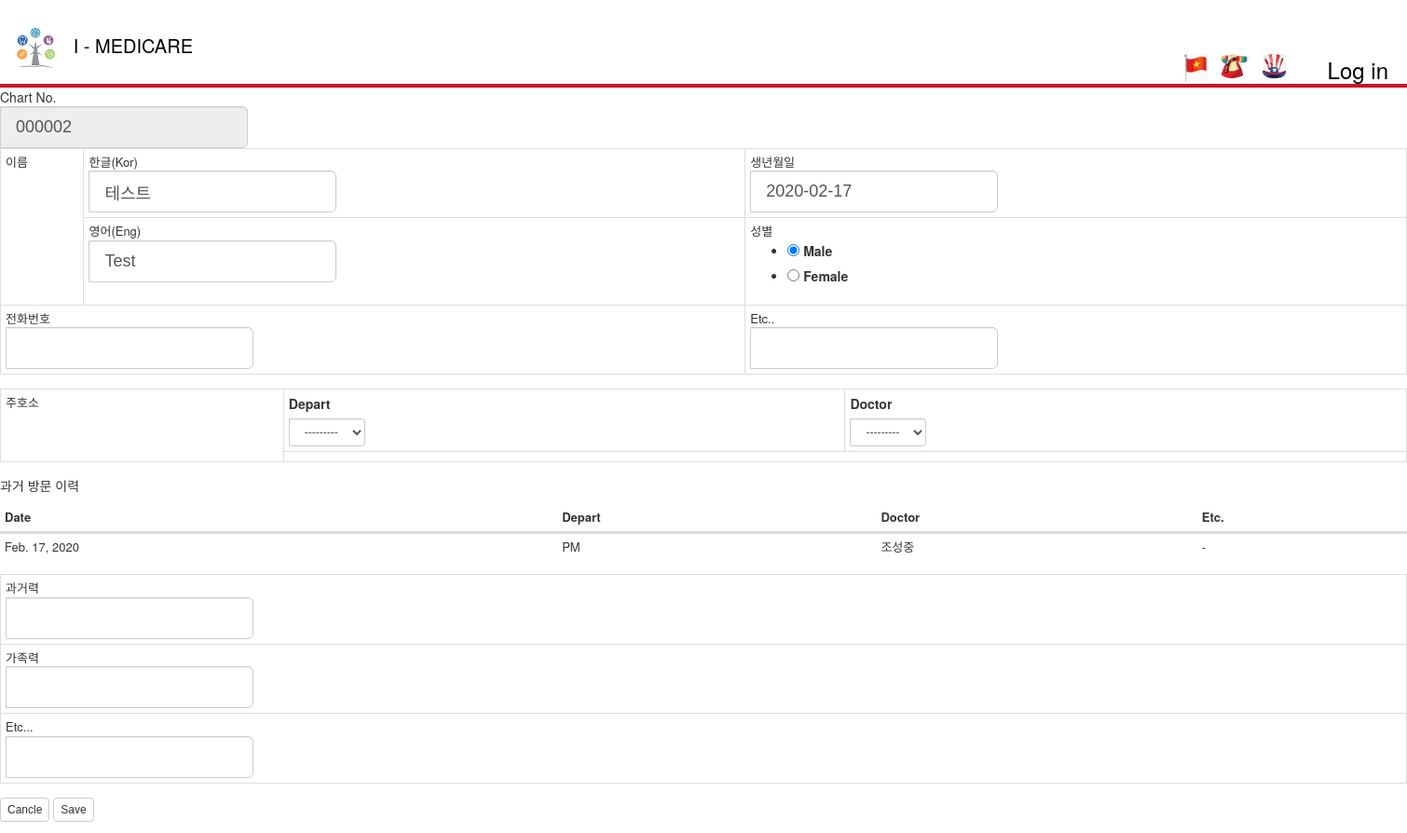
The app's page /receptionist/reception/2 with its own data.
### Patient/models.py (models this page shows, shortened)
class Patient(models.Model):
    name_kor = models.CharField(
        max_length = 64,
        )
    name_eng = models.CharField(
        max_length = 64,
        )
    phone = models.CharField(
        max_length = 64,
        )
    gender = models.CharField(
        max_length = 8,
        )
    date_of_birth = models.DateField(
        blank=True,
        )
    date_registered = models.DateTimeField(
        auto_now_add=True,
        )
    address = models.CharField(
        max_length = 256,
        null=True,
        )
    past_id = models.CharField(
        null = True,
        default = None,
        max_length = 32,
        )

class History(models.Model):
    patient = models.OneToOneField(
        to = Patient,
        on_delete = models.CASCADE,
        )
    past_history = models.CharField(
        max_length = 2048,
        null = True,
        )
    family_history = models.CharField(
        max_length = 2048,
        null = True,
        )

### Receptionist/models.py (models this page shows)
class Reception(models.Model):
    progress_choice = (
        ('new',_('new')),
        ('deleted',_('deleted')),
        ('done',_('done'))
        )
    recorded_date = models.DateTimeField(
        auto_now_add=True,
        blank=True,
        )
    patient = models.ForeignKey(
        to = Patient,
        on_delete = models.DO_NOTHING,
        null= True,
        )
    depart = models.ForeignKey(
        to = Depart,
        on_delete = models.DO_NOTHING,
        )
    doctor = models.ForeignKey(
        to = Doctor,
        on_delete = models.DO_NOTHING,
        )
    chief_complaint = models.CharField(
        max_length = 2048,
        )
    progress = models.CharField(
        max_length = 16,
        choices=progress_choice,
        default = 'new',
        )
    reservation = models.ForeignKey(
        to = Reservation,
        on_delete = models.DO_NOTHING,
        null = True,
        )
    need_medical_report = models.BooleanField(
        default = False,
        )

### Doctor/models.py (models this page shows, shortened)
class Depart(models.Model):
    name = models.CharField(
        max_length = 64,
        verbose_name=_('Name'),
        )
    def __str__(self):
        return self.name

class Doctor(models.Model):
    name_kor = models.CharField(
        max_length = 64,
        )
    name_eng = models.CharField(
        max_length = 64,
        )
    name_short = models.CharField(
        max_length = 64,
        )
    depart = models.ForeignKey(
        to = Depart,
        on_delete= models.DO_NOTHING,
        null=True,
        )
    user = models.OneToOneField(
        to = User,
        on_delete = models.CASCADE,
        )
    def __str__(self):
        return self.name_kor

### Receptionist/views.py (the view)
# urls.py: path('reception/',views.reception, name ='reception'),
def reception(request,patient_num=None):
    reception_form = ReceptionForm()
    patient_form = PatientForm()
    history_form = HistoryForm()
    if 'save' in request.POST:
        patient_form = PatientForm(data = request.POST,)
        reception_form = ReceptionForm(data = request.POST,)
        history_form = HistoryForm(data = request.POST,)
        if patient_form.is_valid() and reception_form.is_valid() and history_form.is_valid():
            if request.POST['is_revisit']:#re-visit
                if patient_form.has_changed():
                    patient = Patient.objects.get(pk=request.POST['is_revisit'])
                    Patient.objects.filter(pk=request.POST['is_revisit']).update(
                        name_kor = patient_form.cleaned_data['name_kor'],
                        name_eng = patient_form.cleaned_data['name_eng'],
                        phone = patient_form.cleaned_data['phone'],
                        gender = patient_form.cleaned_data['gender'],
                        date_of_birth = patient_form.cleaned_data['date_of_birth'],
                        )
                if history_form.has_changed():
                    history_form = History.objects.filter(patient = patient).update(
                        past_history = history_form.cleaned_data['past_history'],
                        family_history = history_form.cleaned_data['family_history'],
                        )
                reception = Reception.objects.create(
                    patient = patient,
                    depart = reception_form.cleaned_data['depart'],
                    doctor = reception_form.cleaned_data['doctor'],
                    chief_complaint = reception_form.cleaned_data['chief_complaint'],
                    )
            else:#first-visit
                patient = Patient.objects.create(
                    id = int(request.POST['chart_no']),
                    name_kor = patient_form.cleaned_data['name_kor'],
                    name_eng = patient_form.cleaned_data['name_eng'],
                    phone = patient_form.cleaned_data['phone'],
                    gender = patient_form.cleaned_data['gender'],
                    date_of_birth = patient_form.cleaned_data['date_of_birth'],
                    )
                reception = Reception.objects.create(
                    patient = patient,
                    depart = reception_form.cleaned_data['depart'],
                    doctor = reception_form.cleaned_data['doctor'],
                    chief_complaint = reception_form.cleaned_data['chief_complaint'],
                    )
                history = History.objects.create(
                    patient = patient,
                    past_history = history_form.cleaned_data['past_history'],
                    family_history = history_form.cleaned_data['family_history'],
                    )
            return redirect('/receptionist')
        else:
            return render(request,
            'Receptionist/Reception.html',
                {
                    'patient' : patient_form,
                    'reception' : reception_form,
                    'history' : history_form,
                },
            )
    else:
        is_revisit = patient_num
        if patient_num is None: # first-visit
            visit_history = None
            is_revisit = ''
            last = Patient.objects.last()
            if last is None:
                chart_no =1
            else:
                chart_no = last.id + 1
        else: # re-visit
            try:
                patient = Patient.objects.get(id = patient_num)
                history = History.objects.get(patient = patient)
                patient_form = PatientForm(instance = patient)
                history_form = HistoryForm(instance = history)
                chart_no = patient.id
                visit_history = Reception.objects.filter(patient = patient)
            except Patient.DoesNotExist:
                pass
            except History.DoesNotExist:
                pass
        return render(request,
        'Receptionist/Reception.html',
            {
                'chart_no':"{:06d}".format(chart_no),
                'is_revisit' : is_revisit,
                'patient' : patient_form,
                'reception' : reception_form,
                'visit_history':visit_history,
                'history' : history_form,
            },
        )

### Receptionist/templates/Receptionist/Reception.html (shortened to what this page needs)
﻿{% extends "app/layout.html" %}
{% load staticfiles %}
{% block content %}
<form id="signup" class="form-horizontal" method="post" action="{% url 'Receptionist:reception' %}" enctype="multipart/form-data">
    <div class="input-group input-group-lg">
        <div class="input-group-prepend">
            <span class="input-group-text" id="inputGroup-sizing-lg">Chart No.</span>
        </div>
        <input type="text" class="form-control" aria-label="Sizing example input" aria-describedby="inputGroup-sizing-lg" readonly name="chart_no" value="{{ chart_no }}"/>
    </div>
    <table class="table table-bordered">
        <tr>
            <td rowspan="2">이름</td>
            <td>
                <div class="input-group input-group-lg">
                    <div class="input-group-prepend">
                        <span class="input-group-text" id="inputGroup-sizing-lg">한글(Kor)</span>
                    </div>
                    {{ patient.name_kor }}
                </div>
            </td>
            <td>
                <div class="input-group input-group-lg">
                    <div class="input-group-prepend">
                        <span class="input-group-text" id="inputGroup-sizing-lg">생년월일</span>
                    </div>
                    {{ patient.date_of_birth }}
                </div>
            </td>
        </tr>
        <tr>
            <td>
                <div class="input-group input-group-lg">
                    <div class="input-group-prepend">
                        <span class="input-group-text" id="inputGroup-sizing-lg">영어(Eng)</span>
                    </div>
                    {{ patient.name_eng }}
                </div>
            </td>
            <td>
                <div class="input-group input-group-lg">
                    <div class="input-group-prepend">
                        <span class="input-group-text" id="inputGroup-sizing-lg">성별</span>
                    </div>
                    {{ patient.gender }}
                </div>
            </td>
        </tr>
        <tr>
            <td colspan="2">
                <div class="input-group input-group-lg">
                    <div class="input-group-prepend">
                        <span class="input-group-text" id="inputGroup-sizing-lg">전화번호</span>
                    </div>
                    {{ patient.phone }}
                </div>
            </td>
            <td>
                <div class="input-group input-group-lg">
                    <div class="input-group-prepend">
                        <span class="input-group-text" id="inputGroup-sizing-lg">Etc..</span>
                    </div>
                    <input type="text" class="form-control" aria-label="Sizing example input" aria-describedby="inputGroup-sizing-lg" />
                </div>
            </td>
        </tr>
    </table>
    <table class="table table-bordered">
        <tr>
            <td rowspan="2">주호소</td>
            <td>
                <div class="input-group mb-3">
                    <div class="input-group-prepend">
                        <label class="input-group-text" for="inputGroupSelect01">Depart</label>
                    </div>
                    {{ reception.depart }}
                </div>
            </td>
            <td>
                <div class="input-group mb-3">
                    <div class="input-group-prepend">
                        <label class="input-group-text" for="inputGroupSelect01">Doctor</label>
                    </div>
                    {{ reception.doctor }}
                </div>
            </td>
        </tr>
        <tr>
            <td colspan="2">
            </td>
        </tr>
    </table>
    {% if visit_history %}
    <p>과거 방문 이력</p>
    <table class="table">
        <thead>
            <tr>
                <th>Date</th>
                <th>Depart</th>
                <th>Doctor</th>
                <th>Etc.</th>
            </tr>
        </thead>
        <tbody>
            {% for data in visit_history %}
            <tr>
                <td>{{ data.recorded_date.date }}</td>
                <td>{{ data.depart }}</td>
                <td>{{ data.doctor }}</td>
                <td>-</td>
            </tr>
            {% endfor %}
        </tbody>
    </table>
    {% endif%}
    <table class="table table-bordered">
        <tr>
            <td>
                <div class="input-group input-group-lg">
                    <div class="input-group-prepend">
                        <span class="input-group-text" id="inputGroup-sizing-lg">과거력</span>
                    </div>
                    {{ history.past_history }}
                </div>
            </td>
        </tr>
        <tr>
            <td>
                <div class="input-group input-group-lg">
                    <div class="input-group-prepend">
                        <span class="input-group-text" id="inputGroup-sizing-lg">가족력</span>
                    </div>
                    {{ history.family_history }}
                </div>
            </td>
        </tr>
        <tr>
            <td>
                <div class="input-group input-group-lg">
                    <div class="input-group-prepend">
                        <span class="input-group-text" id="inputGroup-sizing-lg">Etc...</span>
                    </div>
                    <input type="text" class="form-control" aria-label="Sizing example input" aria-describedby="inputGroup-sizing-lg" />
                </div>
            </td>
        </tr>
    </table>
    <input type="submit" name="Cancle" value="Cancle" class="btn btn-default" />
    <input type="submit" name="save" value="Save" class="btn btn-default" />
</form>
{% endblock %}

### Manage/static/css/wrapper.css (style rules this page uses)
html { margin:0; padding:0; width:100%; height:100%; }
body { min-width: 1500px; max-width: 1980px; min-height: 750px; margin: 0; padding: 0; font: 6.7px; }
body:before { overflow-x: hidden; overflow-y: auto; height: auto; display: block; padding-top: 100%; }
input, select, textarea { font: 400 12px Arial; }
th ,td { font-size: 13px; }
label { font-size: 14px; margin-bottom: 6px; }
.form-control { font-size: 12px; padding: 3px 12px; height:30px; }
.table { margin-bottom: 15px; }
.table thead > tr > th, .table tbody > tr > th, .table tfoot > tr > th, .table thead > tr > td, .table tbody > tr > td, .table tfoot > tr > td { padding: 5px; border-top: 1px solid #ddd; }
.table thead > tr > th { border-bottom: 0.4vh solid #ddd; }
.btn { padding: 3.5px 7px; font-size: 12px; }

### records on screen
Patient: name_kor "테스트", date_of_birth "2020-02-17", name_eng "Test", gender "☑ Male ☐ Female"
Reception: recorded_date "Feb. 17, 2020", depart "PM", doctor "조성중"
